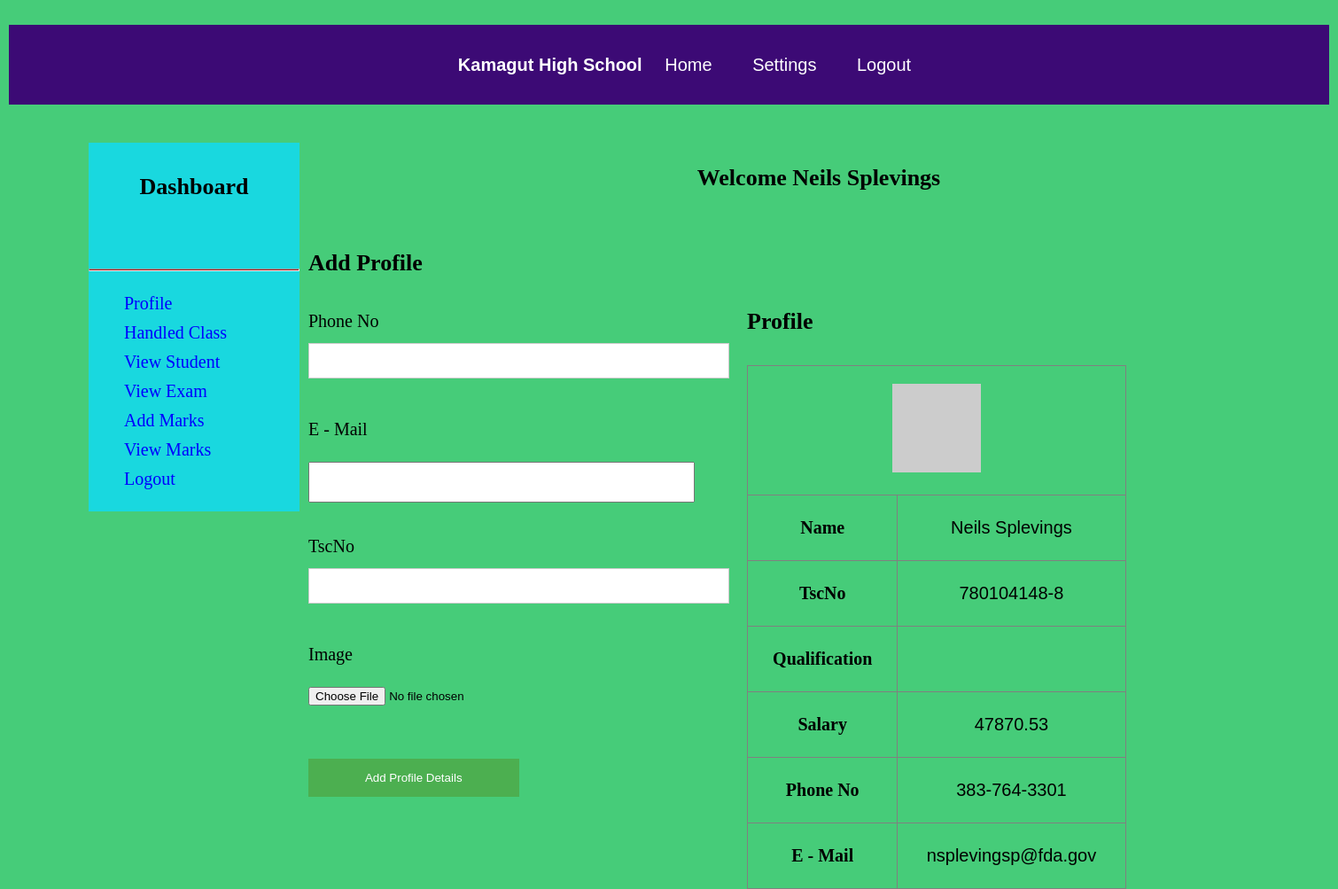
Page /teacher_home.php (signed in) on the committed database.
### tables this page shows
CREATE TABLE `teacher` (
  `tid` int(11) NOT NULL,
  `tusername` varchar(150) NOT NULL,
  `tpassword` varchar(150) NOT NULL,
  `qualifications` varchar(300) NOT NULL,
  `salary` decimal(15,2) NOT NULL,
  `TscNo` varchar(150) NOT NULL,
  `mail` varchar(150) NOT NULL,
  `telephone` text NOT NULL,
  `image` varchar(150) NOT NULL
);

### teacher_home.php (the view, shortened to what this page needs)
<?php
	include"database.php";
	$sql="SELECT * FROM teacher WHERE tid={$_SESSION["tid"]}";
		$res=$db->query($sql);
		if($res->num_rows>0)
		{
			$row=$res->fetch_assoc();
		}
?>
<!DOCTYPE html>
<html>
	<head>
		<link rel="stylesheet" type="text/css" href="css/style.css">
	</head>
	<body id="pageContent">
		<?php include"teacher_navbar.php";?> <br>
			<div id="section">
				<?php include"sidebar.php";?><br>
					<h3 class="text">Welcome <?php echo $_SESSION["tusername"]; ?></h3><br>
				<div class="content">
					<h3>Add Profile</h3><br>
					<div class="lbox1">
					<form  enctype="multipart/form-data" role="form"  method="post" action="<?php echo $_SERVER["PHP_SELF"];?>">
							<label>  Phone No</label><br>
							<input type="text" maxlength="12" required class="input3" name="telephone"><br><br>
							<label>  E - Mail</label><br>
							<input type="email"  class="input3" required name="mail"><br><br>
							<label> TscNo</label><br>
							<input type="text"  class="input3" required name="TscNo"><br><br>
							<label> Image</label><br>
							<input type="file"  class="input3" required name="image"><br><br>
						<button type="submit" class="btn" name="submit">Add Profile Details</button>
						</form>
					</div>
					<div class="rbox1">
					<h3> Profile</h3><br>
						<table border="1px">
					     	<tr><td colspan="2"><img src="<?php echo $row["image"] ?>" height="100" width="100" alt="upload Pending"></td></tr>
                       		<tr><th>Name </th> <td><?php echo $row["tusername"] ?> </td></tr>
							<tr><th>TscNo </th> <td><?php echo $row["TscNo"] ?>  </td></tr>
							<tr><th>Qualification </th> <td><?php echo $row["qualifications"] ?>  </td></tr>
							<tr><th>Salary </th> <td> <?php echo $row["salary"] ?>  </td></tr>
							<tr><th>Phone No </th> <td> <?php echo $row["telephone"] ?> </td></tr>
							<tr><th>E - Mail </th> <td> <?php echo $row["mail"] ?> </td></tr>
					</div>
				</div>
			</div>
	</body>
</html>

### css/style.css (style rules this page uses)
body { margin: 0; padding: ; margin-bottom: 15px; margin-top: 8px; background: rgb(70, 204, 121); background-color: rgb(70, 204, 121); }
body, td { font: 14px "Trebuchet MS", Verdana, Arial, Helvetica, sans-serif; font-size: 20px; background: rgb(70, 204, 121); }
#pageContent { clear: both; border-bottom: 6px solid rgb(70, 204, 121); padding: 10px; padding-top: 20px; line-height: 1.65em; background-image: url(backblue.gif); background-repeat: no-repeat; background-position: top right; }
#pageContent, #siteNavigation { background-color: rgb(70, 204, 121); }
#section { height:auto; width:1400px; margin-left:90px; font-family:cambria; }
.content { margin-top:30px; height:auto; width:950px; float:left; }
tr,td,th { padding:20px; }
.input3 { width:90%; height:40px; margin-top:20px; }
table { border-collapse:collapse; }
.lbox1 { width:50%; margin-right:20px; float:left; }
.rbox1 { width:45%; float:left; }
.rbox1 table { width:100%; }
h3 { margin: 0; font-weight: bold; font-size: 1.3em; }
td { text-align: center; }
input[type=text], input[type=password] { width: 100%; padding: 12px 20px; margin: 8px 0; display: inline-block; border: 1px solid #ccc; box-sizing: border-box; }
button { background-color: #4CAF50; color: white; padding: 14px 20px; margin: 8px 0; border: none; cursor: pointer; width: 50%; }

### sidebar.php (style rules this page uses)
.text { text-align:center; }

### rows in the picture
teacher: tusername "Neils Splevings", TscNo "780104148-8", salary "47870.53", telephone "383-764-3301", mail "nsplevingsp@fda.gov"

### other values in the picture
$_SESSION["tusername"] "Neils Splevings"
